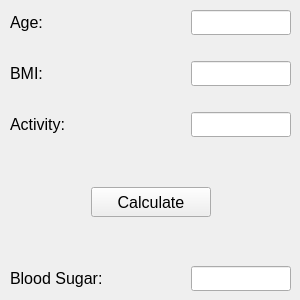
<?xml version="1.0" encoding="UTF-8"?>
<ui version="4.0">
 <class>MainWindow</class>
 <widget class="QMainWindow" name="MainWindow">
  <property name="geometry">
   <rect>
    <x>0</x>
    <y>0</y>
    <width>300</width>
    <height>300</height>
   </rect>
  </property>
  <property name="sizePolicy">
   <sizepolicy hsizetype="Fixed" vsizetype="Fixed">
    <horstretch>0</horstretch>
    <verstretch>0</verstretch>
   </sizepolicy>
  </property>
  <property name="minimumSize">
   <size>
    <width>300</width>
    <height>300</height>
   </size>
  </property>
  <property name="maximumSize">
   <size>
    <width>300</width>
    <height>300</height>
   </size>
  </property>
  <property name="font">
   <font>
    <pointsize>8</pointsize>
   </font>
  </property>
  <property name="windowTitle">
   <string>Fuzzy Blood Sugar</string>
  </property>
  <widget class="QWidget" name="centralwidget">
   <property name="sizePolicy">
    <sizepolicy hsizetype="Preferred" vsizetype="Preferred">
     <horstretch>0</horstretch>
     <verstretch>0</verstretch>
    </sizepolicy>
   </property>
   <widget class="QWidget" name="verticalLayoutWidget">
    <property name="geometry">
     <rect>
      <x>10</x>
      <y>10</y>
      <width>281</width>
      <height>281</height>
     </rect>
    </property>
    <layout class="QVBoxLayout" name="verticalLayout">
     <item>
      <layout class="QGridLayout" name="gridLayout" rowstretch="0,0,0,0,0" columnstretch="0,0,0">
       <property name="sizeConstraint">
        <enum>QLayout::SetDefaultConstraint</enum>
       </property>
       <item row="2" column="0">
        <widget class="QLabel" name="bmi_label">
         <property name="font">
          <font>
           <pointsize>12</pointsize>
          </font>
         </property>
         <property name="text">
          <string>BMI:</string>
         </property>
        </widget>
       </item>
       <item row="1" column="2">
        <spacer name="verticalSpacer">
         <property name="orientation">
          <enum>Qt::Vertical</enum>
         </property>
         <property name="sizeType">
          <enum>QSizePolicy::Fixed</enum>
         </property>
         <property name="sizeHint" stdset="0">
          <size>
           <width>20</width>
           <height>20</height>
          </size>
         </property>
        </spacer>
       </item>
       <item row="3" column="2">
        <spacer name="verticalSpacer_3">
         <property name="orientation">
          <enum>Qt::Vertical</enum>
         </property>
         <property name="sizeType">
          <enum>QSizePolicy::Fixed</enum>
         </property>
         <property name="sizeHint" stdset="0">
          <size>
           <width>20</width>
           <height>20</height>
          </size>
         </property>
        </spacer>
       </item>
       <item row="0" column="0">
        <widget class="QLabel" name="age_label">
         <property name="font">
          <font>
           <pointsize>12</pointsize>
          </font>
         </property>
         <property name="text">
          <string>Age:</string>
         </property>
        </widget>
       </item>
       <item row="4" column="0">
        <widget class="QLabel" name="activity_label">
         <property name="font">
          <font>
           <pointsize>12</pointsize>
          </font>
         </property>
         <property name="text">
          <string>Activity:</string>
         </property>
        </widget>
       </item>
       <item row="0" column="2">
        <widget class="QLineEdit" name="age_input">
         <property name="minimumSize">
          <size>
           <width>100</width>
           <height>25</height>
          </size>
         </property>
         <property name="maximumSize">
          <size>
           <width>100</width>
           <height>25</height>
          </size>
         </property>
         <property name="font">
          <font>
           <pointsize>12</pointsize>
          </font>
         </property>
        </widget>
       </item>
       <item row="2" column="2">
        <widget class="QLineEdit" name="bmi_input">
         <property name="minimumSize">
          <size>
           <width>100</width>
           <height>25</height>
          </size>
         </property>
         <property name="maximumSize">
          <size>
           <width>100</width>
           <height>25</height>
          </size>
         </property>
         <property name="font">
          <font>
           <pointsize>12</pointsize>
          </font>
         </property>
        </widget>
       </item>
       <item row="4" column="2">
        <widget class="QLineEdit" name="activity_input">
         <property name="minimumSize">
          <size>
           <width>100</width>
           <height>25</height>
          </size>
         </property>
         <property name="maximumSize">
          <size>
           <width>100</width>
           <height>25</height>
          </size>
         </property>
         <property name="font">
          <font>
           <pointsize>12</pointsize>
          </font>
         </property>
        </widget>
       </item>
       <item row="2" column="1">
        <spacer name="horizontalSpacer_3">
         <property name="orientation">
          <enum>Qt::Horizontal</enum>
         </property>
         <property name="sizeHint" stdset="0">
          <size>
           <width>40</width>
           <height>20</height>
          </size>
         </property>
        </spacer>
       </item>
      </layout>
     </item>
     <item>
      <layout class="QGridLayout" name="gridLayout_4">
       <item row="1" column="0">
        <spacer name="horizontalSpacer">
         <property name="orientation">
          <enum>Qt::Horizontal</enum>
         </property>
         <property name="sizeHint" stdset="0">
          <size>
           <width>40</width>
           <height>20</height>
          </size>
         </property>
        </spacer>
       </item>
       <item row="2" column="1">
        <spacer name="verticalSpacer_4">
         <property name="orientation">
          <enum>Qt::Vertical</enum>
         </property>
         <property name="sizeHint" stdset="0">
          <size>
           <width>20</width>
           <height>40</height>
          </size>
         </property>
        </spacer>
       </item>
       <item row="1" column="2">
        <spacer name="horizontalSpacer_2">
         <property name="orientation">
          <enum>Qt::Horizontal</enum>
         </property>
         <property name="sizeHint" stdset="0">
          <size>
           <width>40</width>
           <height>20</height>
          </size>
         </property>
        </spacer>
       </item>
       <item row="1" column="1">
        <widget class="QPushButton" name="calculate_button">
         <property name="sizePolicy">
          <sizepolicy hsizetype="Fixed" vsizetype="Fixed">
           <horstretch>0</horstretch>
           <verstretch>0</verstretch>
          </sizepolicy>
         </property>
         <property name="minimumSize">
          <size>
           <width>120</width>
           <height>30</height>
          </size>
         </property>
         <property name="maximumSize">
          <size>
           <width>120</width>
           <height>30</height>
          </size>
         </property>
         <property name="font">
          <font>
           <pointsize>12</pointsize>
          </font>
         </property>
         <property name="text">
          <string>Calculate</string>
         </property>
        </widget>
       </item>
       <item row="0" column="1">
        <spacer name="verticalSpacer_2">
         <property name="orientation">
          <enum>Qt::Vertical</enum>
         </property>
         <property name="sizeHint" stdset="0">
          <size>
           <width>20</width>
           <height>40</height>
          </size>
         </property>
        </spacer>
       </item>
      </layout>
     </item>
     <item>
      <layout class="QGridLayout" name="gridLayout_5">
       <item row="0" column="0">
        <widget class="QLabel" name="blood_sugar_label">
         <property name="font">
          <font>
           <pointsize>12</pointsize>
          </font>
         </property>
         <property name="text">
          <string>Blood Sugar:</string>
         </property>
        </widget>
       </item>
       <item row="0" column="1">
        <spacer name="horizontalSpacer_4">
         <property name="orientation">
          <enum>Qt::Horizontal</enum>
         </property>
         <property name="sizeHint" stdset="0">
          <size>
           <width>40</width>
           <height>20</height>
          </size>
         </property>
        </spacer>
       </item>
       <item row="0" column="2">
        <widget class="QLineEdit" name="blood_sugar_output">
         <property name="sizePolicy">
          <sizepolicy hsizetype="Fixed" vsizetype="Fixed">
           <horstretch>0</horstretch>
           <verstretch>0</verstretch>
          </sizepolicy>
         </property>
         <property name="minimumSize">
          <size>
           <width>100</width>
           <height>25</height>
          </size>
         </property>
         <property name="maximumSize">
          <size>
           <width>100</width>
           <height>25</height>
          </size>
         </property>
         <property name="font">
          <font>
           <pointsize>12</pointsize>
          </font>
         </property>
         <property name="cursor">
          <cursorShape>ArrowCursor</cursorShape>
         </property>
         <property name="mouseTracking">
          <bool>false</bool>
         </property>
         <property name="inputMask">
          <string/>
         </property>
         <property name="text">
          <string/>
         </property>
         <property name="readOnly">
          <bool>true</bool>
         </property>
        </widget>
       </item>
      </layout>
     </item>
    </layout>
   </widget>
  </widget>
 </widget>
 <resources/>
 <connections/>
</ui>
